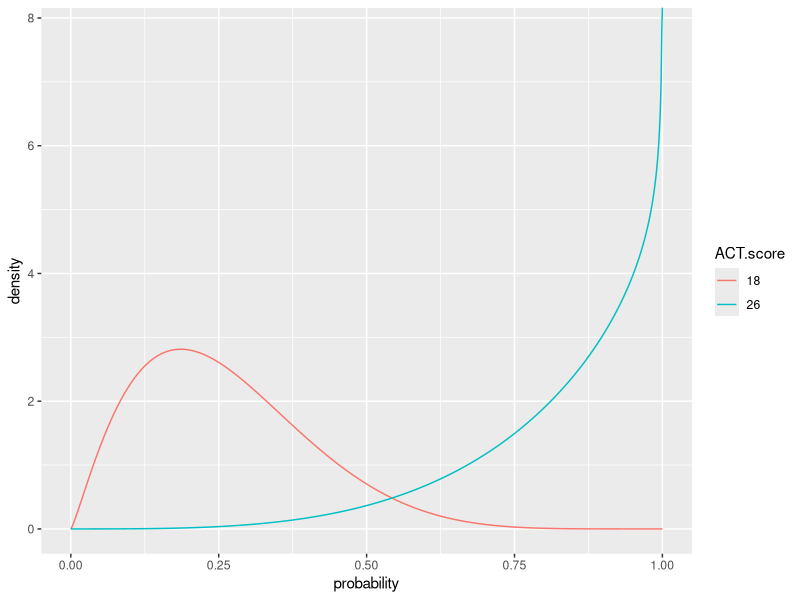
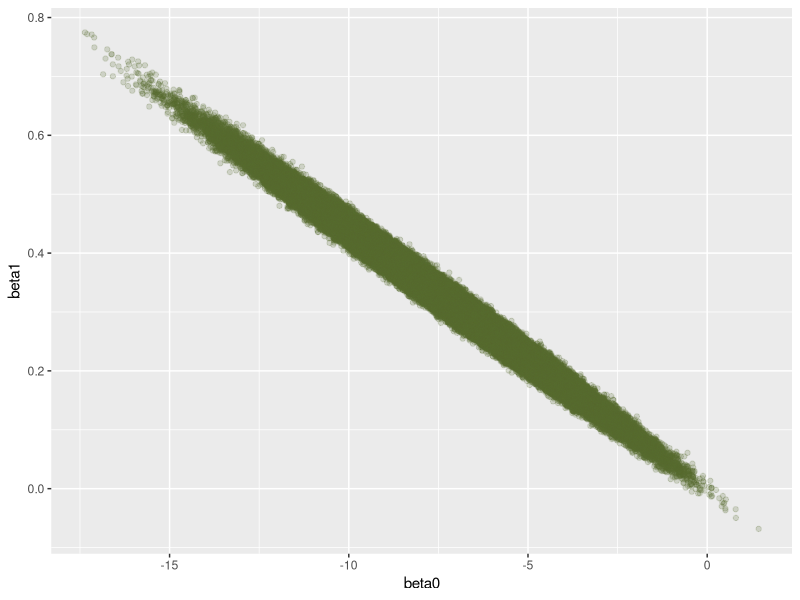
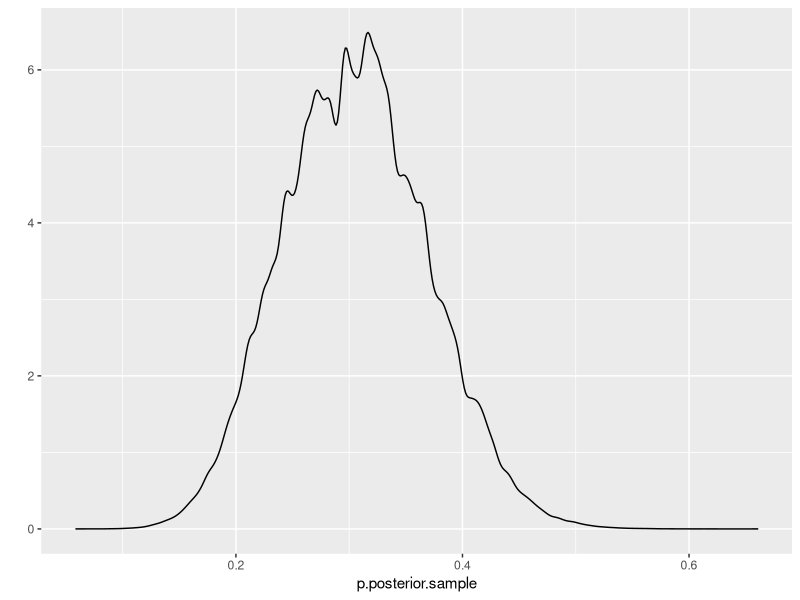

Reproduce these figures in R, in order.

command.arguments <- commandArgs(trailingOnly = TRUE);
output.directory  <- command.arguments[1];

####################################################################################################
setwd(output.directory);
library(LearnBayes);
library(ggplot2);
library(scales);

### SET-UP #########################################################################################
sample.size <- 1e+6;
#sample.size <- 1e+5;

### AUXILIARY FUNCTIONS ############################################################################
my.logisticpost <- function (beta, data) {

	beta0 <- beta[1];
	beta1 <- beta[2];

	x <- data[,1];
	n <- data[,2];
	y <- data[,3];

	logf = function(x, n, y, beta0, beta1) {
		lp <- beta0 + beta1 * x;
		p  <- exp(lp) / (1 + exp(lp));

		log.p         <- log(p);
		log.1.minus.p <- log(1 - p);

		output.vector <- y * log.p + (n - y) * log.1.minus.p;
		output.vector[(log.p == -Inf) | (log.1.minus.p == -Inf)] <- -Inf;

		return(output.vector);
		}

	output.value <- sum(logf(x, n, y, beta0, beta1));

	if (!is.finite(output.value)) {
		lp <- beta0 + beta1 * x;
		p  <- exp(lp) / (1 + exp(lp));
		temp <- y * log(p) + (n - y) * log(1 - p);
		print("#####");
		print("beta");
		print( beta );
		print("cbind(data,lp,p)");
		print( cbind(data,lp,p,logp=log(p),log1minusp=log(1-p),post=temp) );
		print("output.value");
		print( output.value );
		}

	return(output.value);

	}

my.simcontour <- function(logf = NULL, limits = NULL, data = NULL, m = NULL) {

	grid.points <- data.frame(
		x = runif(n = m, min = limits[1], max = limits[2]),
		y = runif(n = m, min = limits[3], max = limits[4])
		); 

	log.posterior <- apply(
		X      = grid.points,
		MARGIN = 1,
		FUN    = function(v) {return(logf(beta = v, data = data));}
		);

	print("str(log.posterior)");
	print( str(log.posterior) );
	print("summary(log.posterior)");
	print( summary(log.posterior) );

	posterior <- exp(log.posterior);
	posterior <- posterior / sum(posterior);

	row.sample <- sample(size = m, x = 1:nrow(grid.points), prob = posterior, replace = TRUE);
	DF.temp <- grid.points[row.sample,];
	LIST.output <- list(x = DF.temp[,1], y = DF.temp[,2]);

	return(LIST.output);

	}

### 4.8.8 (a) ######################################################################################
x18.q25   <- list(p = 0.25, x = 0.15);
x18.q75   <- list(p = 0.75, x = 0.35);
x18.betas <- beta.select(quantile1 = x18.q25,quantile2 = x18.q75);

x26.q25   <- list(p = 0.25, x = 0.75);
x26.q75   <- list(p = 0.75, x = 0.95);
x26.betas <- beta.select(quantile1 = x26.q25,quantile2 = x26.q75);

x18.betas;
x26.betas;

png("Fig01_priors.png");
ACT.scores <- c('18','26');
p <- seq(0,1,0.001);
DF.x18 <- data.frame(
	probability = p,
	density     = dbeta(x = p, shape1 = x18.betas[1], shape2 = x18.betas[2]),
	ACT.score   = factor(rep('18',length(p)),levels=ACT.scores)
	);
DF.x26 <- data.frame(
	probability = p,
	density   = dbeta(x = p, shape1 = x26.betas[1], shape2 = x26.betas[2]),
	ACT.score = factor(rep('26',length(p)),levels=ACT.scores)
	);
DF.temp <- rbind(DF.x18,DF.x26);
print("summary(DF.temp)");
print( summary(DF.temp) );
qplot(data = DF.temp, x = probability, y = density, colour = ACT.score, geom = "line");
dev.off();

### 4.8.8 (b,c) ####################################################################################
my.obs <- cbind(
	x = c( 16, 18, 20, 22, 24, 26, 28),
	n = c(  2,  7, 14, 26, 13, 14,  3),
	y = c(  0,  0,  6, 12,  7,  9,  3)
	);

my.prior <- cbind(
	x = c(18,26),
	n = c(sum(x18.betas),sum(x26.betas)),
	y = c(x18.betas[1],x26.betas[1])
	);

my.data <- rbind(my.obs,my.prior);
my.data;

#my.limits <- 5 * c(-1,1,-1,1);
#my.limits <- c(-10,3,-1,1);
#my.limits <- c(-20,3,-1,1);
#my.limits <- c(-20,3,-1.3,1.3);
my.limits <- c(-20,3,-1,1);

###  The above is the answer to 4.8.8(b).
###  The preceding commented-out attempts of my.limits shows how the final
###  region was progressively obtained (after examining the scatter plot in Fig02, below,
###  at each iteration).

### The following call to my.simcontour is the answer to 4.8.8(c).
posterior.sample <- my.simcontour(
	logf   = my.logisticpost,
	limits = my.limits,
	data   = my.data,
	m      = sample.size
	);
posterior.sample <- as.data.frame(posterior.sample);
colnames(posterior.sample) <- c('beta0','beta1');
str(posterior.sample);
summary(posterior.sample);

png("Fig02_joint-postetrior-beta0-beta1.png");
DF.temp <- data.frame(
	beta0 = posterior.sample[,'beta0'],
	beta1 = posterior.sample[,'beta1']
	);
my.ggplot <- ggplot(data = NULL);
my.ggplot <- my.ggplot + geom_point(
	data = DF.temp,
	aes(x = beta0, y = beta1),
	colour = alpha("darkolivegreen",0.2)
	);
my.ggplot;
dev.off();

### 4.8.8 (d) ######################################################################################
covariate.posterior.sample <- posterior.sample[,'beta0'] + 20 * posterior.sample[,'beta1'];
p.posterior.sample <- exp(covariate.posterior.sample) / (1 + exp(covariate.posterior.sample));

summary(p.posterior.sample);

quantile(x = p.posterior.sample, probs = c(0.05,0.95));

png("Fig03_ACT20-success-probability-density.png");
qplot(x = p.posterior.sample, geom = "density");
dev.off();
